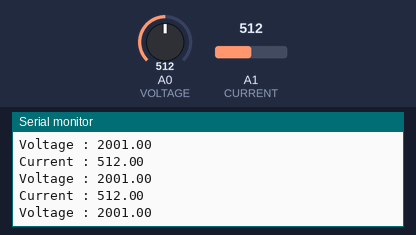
This sketch was run on a simulated Arduino Uno, built with avr-gcc and run on an emulated ATmega328P. On the bench: the last lines printed to the serial monitor. Inputs (shaded band) come from the test bench; at power-on: A1 (CURRENT) = 512, A0 (VOLTAGE) = 512.

Above: at 1.2 s.
1.3 s: A1 (CURRENT) set to 109
At 1.9 s:
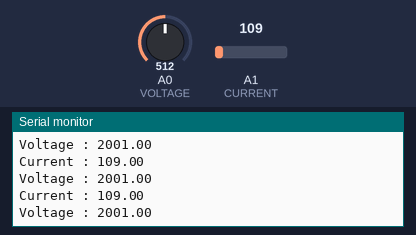
4.3 s: A1 (CURRENT) set to 91
At 5.0 s:
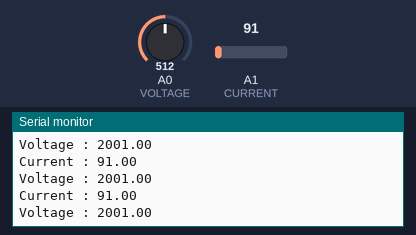
5.8 s: A0 (VOLTAGE) set to 263
At 6.9 s:
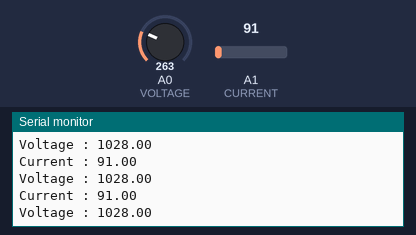
7.3 s: A0 (VOLTAGE) set to 241
At 8.2 s:
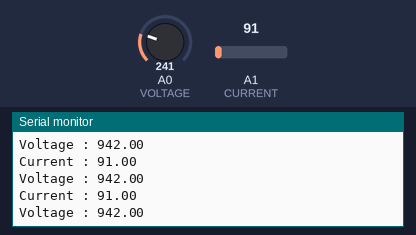
13.3 s: A0 (VOLTAGE) set to 29
At 14.4 s:
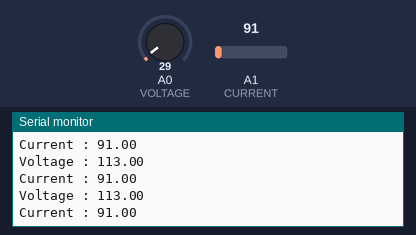
16.3 s: A0 (VOLTAGE) set to 23
At 17.2 s:
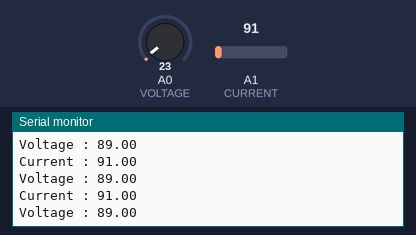
Timing chart, 0 to 18.8 s (numbered marks = the images above; inputs shaded):
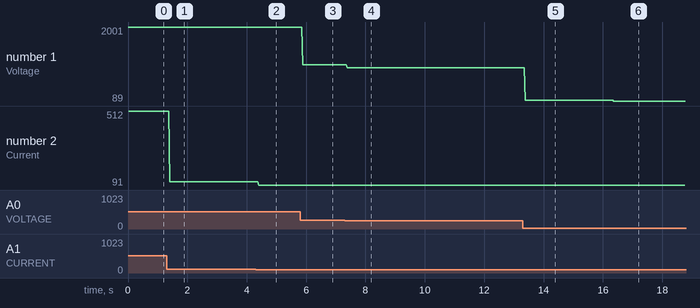

Measured:
- the behaviour switches between 26 and 25 on A0 (VOLTAGE) (found by bisection; images 5 and 6)
- after the input at 1.3 s, the serial monitor: prints a new line after 0.11 s (image 1)
- after the input at 4.3 s, the serial monitor: prints a new line after 0.11 s (image 2)
- after the input at 5.8 s, the serial monitor: prints a new line after 0.09 s (image 3)
- after the input at 7.3 s, the serial monitor: prints a new line after 0.08 s (image 4)
- after the input at 13.3 s, the serial monitor: prints a new line after 0.09 s (image 5)
- after the input at 16.3 s, the serial monitor: prints a new line after 0.07 s (image 6)
- plotted number 1: 2001 → 1028 after the input at 5.8 s, 1028 → 942 after the input at 7.3 s, 942 → 113 after the input at 13.3 s, 113 → 89 after the input at 16.3 s

The sketch:

DC_Sensor_v1.2.ino
```cpp
#include <Wire.h>
#include "pins.h"

double voltage, current, power;
double accumulate_power, avg_power;

void setup() {
  //setup device as I2c Slave device 9
  Wire.begin(9);
  Serial.begin(9600);
  //setup pins
  pinMode(VOLTAGE, INPUT);
  pinMode(CURRENT, INPUT);

}

void loop() {
  //take an average reading of voltage, current, and time then report the
  //average power for that period the program will count the number of samples
  //between requests, then divide to find the average for that period
  //the counter will be reset when data is sent.


    voltage = analogRead(VOLTAGE);  //this will read the value off of the voltage divider circuit
    voltage = map(voltage, 0, 1023, 0, 4000);  //set the maximum input to 40V
    current = analogRead(CURRENT);
    //current = map(current, 0, 1023, 0, 100000);  //max current to 100A? need to calibrate this for
                                                 //specific sensor types
    #ifdef DEBUG
      Serial.print("Voltage : ");
      Serial.println(voltage);
      Serial.print("Current : ");
      Serial.println(current);
    #endif
    accumulate_power = accumulate_power + (current*voltage);
    delay(1);
  avg_power = (accumulate_power/1000000000);  //calculate the average power from sum of timesteps

  Wire.onRequest(send_avg_power);  //send data point


}

void send_avg_power()
  {
    Wire.write((int)avg_power);
    accumulate_power = 0;
  }
```

pins.h
```cpp
#define VOLTAGE A0
#define CURRENT A1
#define DC_CURRENT_OFFSET 0


#define DEBUG
```
